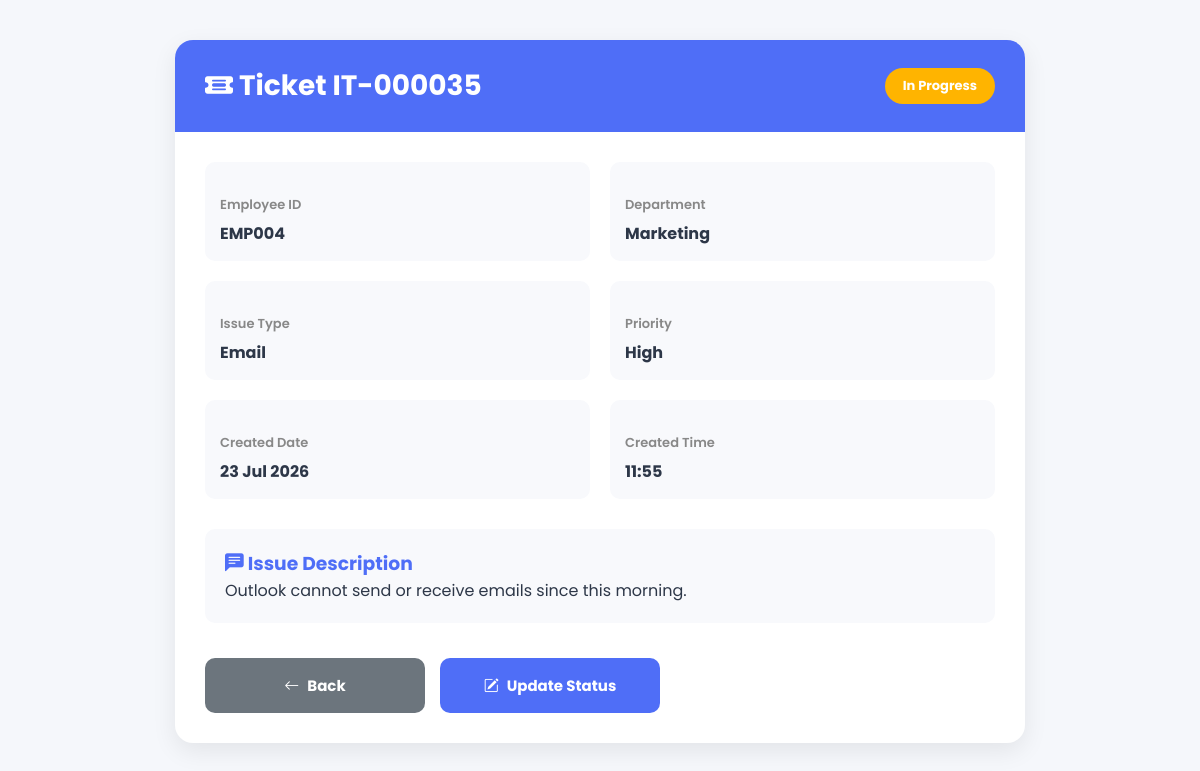
Screenshot of /view_ticket.php?id=35 (signed in) with the database file from the repository.
### tables this page shows
CREATE TABLE `tickets` (
  `id` int NOT NULL,
  `employee_id` varchar(20) NOT NULL,
  `department` varchar(100) NOT NULL,
  `issue_type` varchar(100) NOT NULL,
  `description` text NOT NULL,
  `priority` varchar(20) NOT NULL,
  `status` varchar(20) NOT NULL DEFAULT 'open',
  `created_at` timestamp NOT NULL DEFAULT CURRENT_TIMESTAMP
);

### view_ticket.php (the view, shortened to what this page needs)
<?php
include 'database/database.php';
$id = (int)$_GET['id'];
$sql = "SELECT * FROM tickets WHERE id = $id";
$result = $conn->query($sql);
$row = $result->fetch_assoc();
$status = strtolower(trim($row['status']));
$statusClass = "badge-open";
if($status=="in progress"){
    $statusClass="badge-progress";
}
elseif($status=="closed"){
    $statusClass="badge-closed";
}
?>
<!DOCTYPE html>
<html lang="en">
<head>
<link rel="stylesheet" href="css/style.css">
<link rel="stylesheet"
href="https://cdn.jsdelivr.net/npm/bootstrap-icons@1.11.3/font/bootstrap-icons.min.css">
</head>
<body>
<div class="ticket-card">
<div class="ticket-header">
<div>
<h2>
<i class="bi bi-ticket-detailed-fill"></i>
Ticket
IT-<?php echo str_pad($row['id'],6,"0",STR_PAD_LEFT); ?>
</h2>
</div>
<div>
<span class="badge <?php echo $statusClass; ?>">
<?php echo htmlspecialchars($row['status']); ?>
</span>
</div>
</div>
<div class="ticket-body">
<div class="info-grid">
<div class="info">
<label>Employee ID</label>
<span><?php echo htmlspecialchars($row['employee_id']); ?></span>
</div>
<div class="info">
<label>Department</label>
<span><?php echo htmlspecialchars($row['department']); ?></span>
</div>
<div class="info">
<label>Issue Type</label>
<span><?php echo htmlspecialchars($row['issue_type']); ?></span>
</div>
<div class="info">
<label>Priority</label>
<span><?php echo htmlspecialchars($row['priority']); ?></span>
</div>
<div class="info">
<label>Created Date</label>
<span><?php echo date("d M Y",strtotime($row['created_at'])); ?></span>
</div>
<div class="info">
<label>Created Time</label>
<span><?php echo date("H:i",strtotime($row['created_at'])); ?></span>
</div>
</div>
<div class="description">
<h3>
<i class="bi bi-chat-left-text-fill"></i>
Issue Description
</h3>
<p>
<?php echo nl2br(htmlspecialchars($row['description'])); ?>
</p>
</div>
<div class="actions">
<a href="admin.php" class="btn back">
<i class="bi bi-arrow-left"></i>
Back
</a>
<a href="update_status.php?id=<?php echo $row['id']; ?>" class="btn update">
<i class="bi bi-pencil-square"></i>
Update Status
</a>
</div>
</div>
</div>
</body>
</html>

### css/style.css (style rules this page uses)
:root { --primary:#4F6EF7; --primary-dark:#3558ef; --green:#28c76f; --yellow:#ffb400; --red:#ea5455; --background:#f4f7fc; --white:#ffffff; --text:#2d3748; --gray:#7b8794; --radius:18px; --shadow: 0 10px 35px rgba(0,0,0,.08); }
* { margin:0; padding:0; box-sizing:border-box; font-family:'Poppins',sans-serif; }
html { scroll-behavior:smooth; }
body { background:var(--background); color:var(--text); }
.btn, button { background:var(--primary); color:white; padding:15px 30px; border:none; border-radius:14px; font-size:15px; font-weight:600; cursor:pointer; text-decoration:none; display:flex; align-items:center; justify-content:center; gap:8px; transition:.3s; min-width:220px; height:55px; }
label { display:block; font-weight:600; margin:18px 0 8px; }
.badge { display:inline-block; padding:8px 16px; border-radius:30px; font-size:12px; font-weight:600; }
.badge-progress { background:#fef3c7; color:#92400e; }

### view_ticket.php (style rules this page uses)
body { background:#f5f7fb; font-family:Arial,sans-serif; }
.ticket-card { max-width:850px; margin:40px auto; background:#fff; border-radius:18px; box-shadow:0 8px 25px rgba(0,0,0,.08); overflow:hidden; }
.ticket-header { background:#4F6EF7; color:#fff; padding:25px 30px; display:flex; justify-content:space-between; align-items:center; }
.ticket-header h2 { margin:0; font-size:28px; }
.ticket-body { padding:30px; }
.info-grid { display:grid; grid-template-columns:repeat(2,1fr); gap:20px; }
.info { background:#f8f9fc; padding:15px; border-radius:10px; }
.info label { display:block; color:#888; font-size:13px; margin-bottom:6px; }
.info span { font-size:16px; font-weight:bold; }
.description { margin-top:30px; background:#f8f9fc; border-radius:10px; padding:20px; }
.description h3 { margin-top:0; color:#4F6EF7; }
.badge { padding:8px 18px; border-radius:30px; color:#fff; font-size:13px; font-weight:bold; }
.badge-progress { background:#ffb400; }
.actions { margin-top:35px; display:flex; gap:15px; }
.btn { text-decoration:none; padding:12px 20px; border-radius:10px; color:#fff; font-weight:bold; }
.back { background:#6c757d; }
.update { background:#4F6EF7; }

### rows the page displays
tickets: id "000035", status "In Progress", employee "EMP004", department "Marketing", issue_type "Email", priority "High", created_at "23 Jul 2026", created_at "11:55", description "Outlook cannot send or receive emails since this morning."
